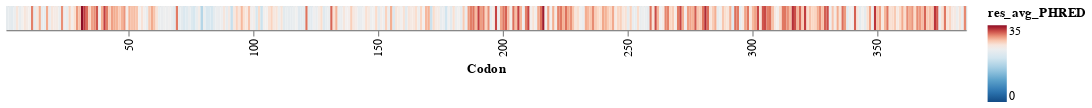

The notebook cell saved with this chart:
### Code cell
CADD_res_avg_heatmap = DMS_heatmaps(cadd_res_avg, 'res_avg_PHRED')

CADD_res_avg_heatmap

### Figure 1 — Vega-Lite specification as saved in the notebook (floating-point values rounded to 4 significant figures; data arrays with more than 128 entries replaced by an {"elided": "..."} marker saying what was removed)
{"config": {"view": {"continuousWidth": 300, "continuousHeight": 300}}, "data": {"name": "data-da5d724958c77b8bd7ab4bbc2f53554c"}, "mark": {"type": "rect"}, "encoding": {"color": {"field": "res_avg_PHRED", "scale": {"scheme": "redblue", "domain": [0, 35], "domainMid": 25, "clamp": true, "reverse": true}, "type": "quantitative"}, "x": {"axis": {"values": [0, 50, 100, 150, 200, 250, 300, 350]}, "field": "Codon", "type": "ordinal"}}, "width": 800, "$schema": "https://vega.github.io/schema/vega-lite/v5.8.0.json", "datasets": {"data-da5d724958c77b8bd7ab4bbc2f53554c": {"elided": "385 records"}}}
